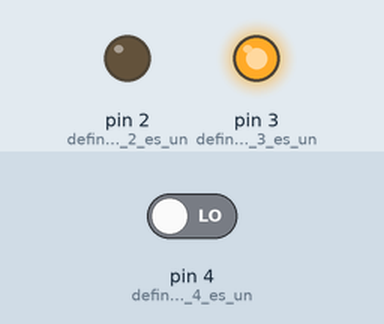
Bench run of a sketch on a simulated Arduino Uno, built with avr-gcc and run on an emulated ATmega328P. Shown: output pins drawn as LEDs (lit = HIGH). The test bench sets the inputs (shaded band); at power-on: pin 4 (define_que_el_pin_4_es_un) LOW.

Above: at 1.2 s.
1.3 s: pin 4 (define_que_el_pin_4_es_un) driven HIGH
At 2.4 s:
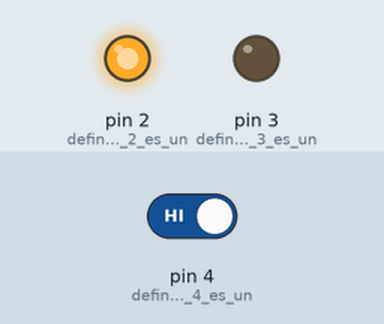
2.8 s: pin 4 (define_que_el_pin_4_es_un) driven LOW
At 3.6 s:
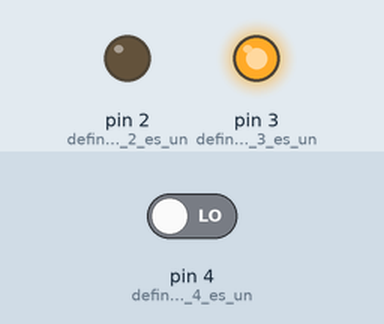
Timing chart, 0 to 5.8 s (numbered marks = the images above; inputs shaded):
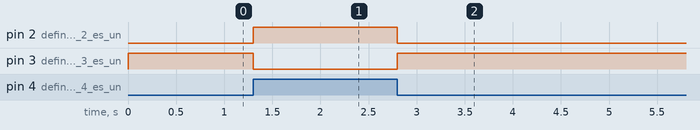

The sketch:

sketch_may03a_ARD.1.ino
```cpp
//jfgojhsafdhsaf
void setup(){ //el void setup es la parte de nuestro programa que selecciona el bloque en el que se almacenarán estos comandos
  pinMode(4, INPUT); //define que el pin 4 es una entrada
  pinMode(2, OUTPUT); //define que el pin 2 es una salida
  pinMode(3, OUTPUT); //define que el pin 3 es una salida
}

void loop() //el loop hace que el programa comienza directamente después del corchete de apertura (}), se ejecuta hasta que ve el corchete de cierre (}), vuelve a saltar a la primera línea del bucle () y comienza de nuevo
{
  if (digitalRead(4) == HIGH) { //si leemos el pin 4, y esta encendido o en HIGH, entonces
    digitalWrite(2, HIGH); //actualizar pin 2, o sea el led, encendido en HIGH
    digitalWrite(3, LOW); //actualiza el pin 3, apagado, LOW
  } else { // si no
    digitalWrite(2, LOW); //actualizamos el pin 2, en apagado, LOW
    digitalWrite(3, HIGH); //actulizamos el pin 3, en prendido, HIGH
  }

}
```

Measured:
- after the input at 1.3 s, pin 2 (define_que_el_pin_2_es_un): LOW → HIGH at once; pin 3 (define_que_el_pin_3_es_un): HIGH → LOW at once
- after the input at 2.8 s, pin 2 (define_que_el_pin_2_es_un): HIGH → LOW at once; pin 3 (define_que_el_pin_3_es_un): LOW → HIGH at once
